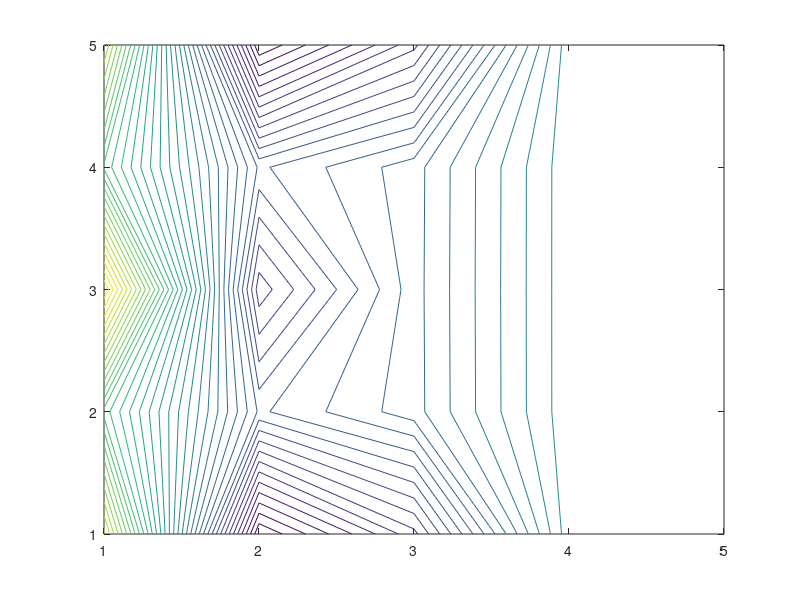
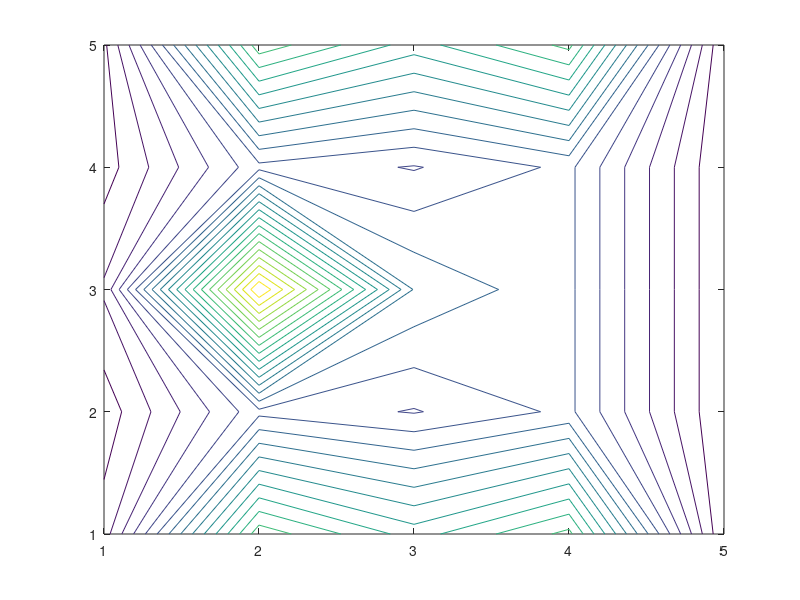
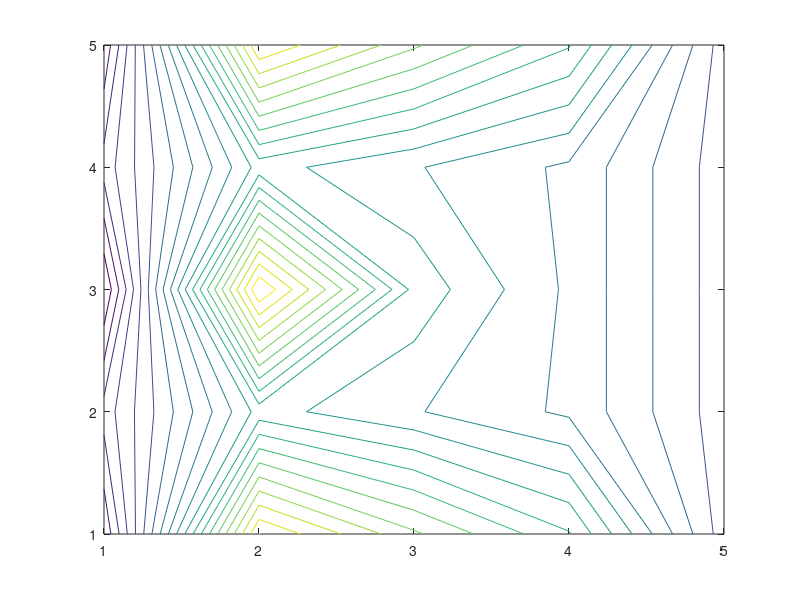

Write the MATLAB code that produced these figures, in order.
% this is an attempt to find a virtual electrode in a bidomain calculation
% using an iterative method for the matrix solver
clear

N = 5; % number of grid points (must be odd)
Nsq = N^2;
dx = 5/N;

%equal anisotropy
six = .1;
sex = .2;
siy = 1;
sey = 2;

%conductances 
six = 1;
siy = 0.09;
sex = 0.35;
sey = 0.11;

% nominal  values of Roth
six = 2;
siy - .2;
sex = 8;
sey = 2;

% inverse anisotropy
six = 2;
siy = .2;
sex = .2;
sey = 2;

%equal anisotropy
six = .1;
sex = .2;
siy = 1;
sey = 2;

% inverse anisotropy
six = 2;
siy = .2;
sex = .2;
sey = 2;

offdiag1 = [ones(N-2,1);2]; % off-diagonal -1
offdiag2 = [2;ones(N-2,1)]; % off-diagonal +1
for j = 1:N-1
    offdiag1 = [offdiag1;0;ones(N-2,1);2];
    offdiag2 = [offdiag2;0;2;ones(N-2,1)];
end

offdiag3 = [ones(N*(N-2),1);2*ones(N,1);zeros(N,1)]; % -N (extended length)
offdiag4 = [2*ones(N,1);ones(N*(N-2),1)]; % +N

%the I matrix
D0i = -2*(six+siy)*ones(Nsq,1);
Dm1i = six*offdiag1;
D1i = six*offdiag2;

Dy1i = siy*offdiag4;
Dym1i = siy*offdiag3;

%the e matrix
D0e = -2*(sex+sey)*ones(Nsq,1);
Dm1e = sex*offdiag1;
D1e = sex*offdiag2;

Dy1e = sey*offdiag4;
Dym1e = offdiag3;

%preprocess the triangular matrices
mi(1) = 1;
me(1) = 1;
entryi(1) = D0i(1);
entrye(1) = D0e(1);

for j = 2:N
    me(j) = Dm1e(j-1)/entrye(j-1);
    entrye(j) = D0e(j) - me(j)*D1e(j-1);
    mi(j) = Dm1i(j-1)/entryi(j-1);
    entryi(j) = D0i(j) - mi(j)*D1i(j-1);
end

%specify the righthand sides

Rhsi = zeros(Nsq,1);
Rhse = zeros(Nsq,1);
indx = (Nsq+1)/2; %uses an odd number of points
%indx = 1; %in the corner
%Rhs(indx) = 1;
Rhse(indx) = -1;
indx1 =  [1:N];
indx2 =  (N-1)*N+[1:N];
indx3 =  [1:N]*N - N + 1;
indx4 =  [1:N]*N;
cout = 1/(4*N-4);
Rhse(indx1) = -cout;
Rhse(indx2) = -cout;
Rhse(indx3) = -cout;
Rhse(indx4) = -cout;

% now set up the iteration
%initial solution
phi_i = zeros(Nsq,1);
phi_e = zeros(Nsq,1);

%the temporary righthand side
for k = 1:10
re = Rhse - phi_i-[Dy1e.*phi_e(N+1:Nsq);zeros(N,1)] - Dym1e.*phi_e;
ri = Rhsi - phi_e - [Dy1i.*phi_i(N+1:Nsq);zeros(N,1)] - Dym1e.*phi_i;

%iterate

% now the forward sweep
for j = 2:N
    re(j) = re(j)-me(j)*re(j-1);
    ri(j) = ri(j)-mi(j)*ri(j-1);
end

% now the backward sweep
re(N) = re(N)/entrye(N);
ri(N) = ri(N)/entryi(N);
for j = N-1:-1:1
    
    re(j) = (re(j)-D1e(j)*re(j+1))/entrye(j);
    
    ri(j) = (re(j)-D1e(j)*re(j+1))/entrye(j);
end
erre = phi_e-re;
erri = phi_i-ri;
max(erre)
max(erri)

phi_i = ri;
phi_e = re;
end

phi_i = reshape(phi_i,N,N);
phi_e = reshape(phi_e,N,N);
phi = phi_i-phi_e;

figure(1)
contour(phi,40)

figure(2)
contour(phi_i,20);

figure(3) 
contour(phi_e,20)
